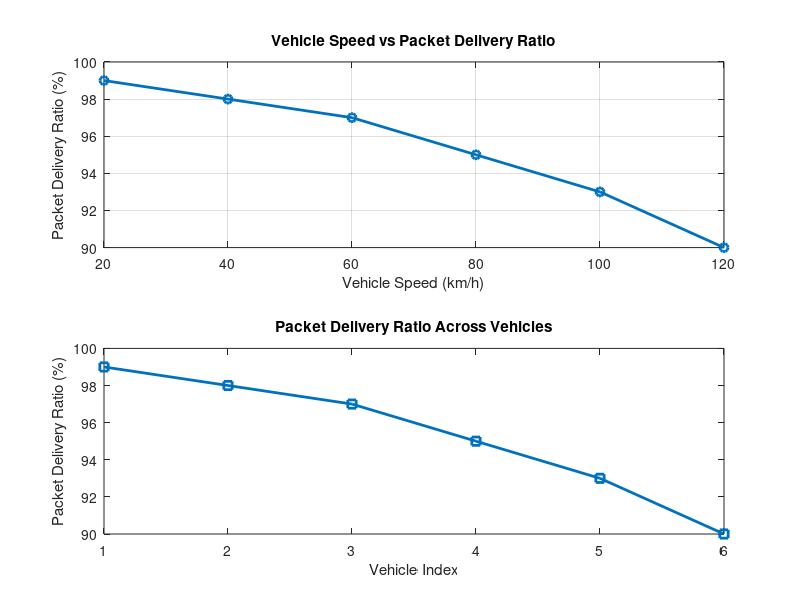

The MATLAB script that drew this image: (Note: this script raises an error after producing the figure.)
clc;
clear;
close all;
% Vehicle Speed (km/h)

speed = 20:20:120;
% Simulated Packet Delivery Ratio (%)
PDR = [99 98 97 95 93 90];
disp('Vehicle Speed (km/h) Packet Delivery Ratio (%)')
disp([speed' PDR'])
figure
% -------- Graph 1 --------
subplot(2,1,1)
plot(speed,PDR,'-o','LineWidth',2)
title('Vehicle Speed vs Packet Delivery Ratio')
xlabel('Vehicle Speed (km/h)')
ylabel('Packet Delivery Ratio (%)')
grid on
% -------- Graph 2 --------
subplot(2,1,2)
plot(1:length(PDR),PDR,'-s','LineWidth',2)
title('Packet Delivery Ratio Across Vehicles')
xlabel('Vehicle Index')
ylabel('Packet Delivery Ratio (%)')
grid on_
